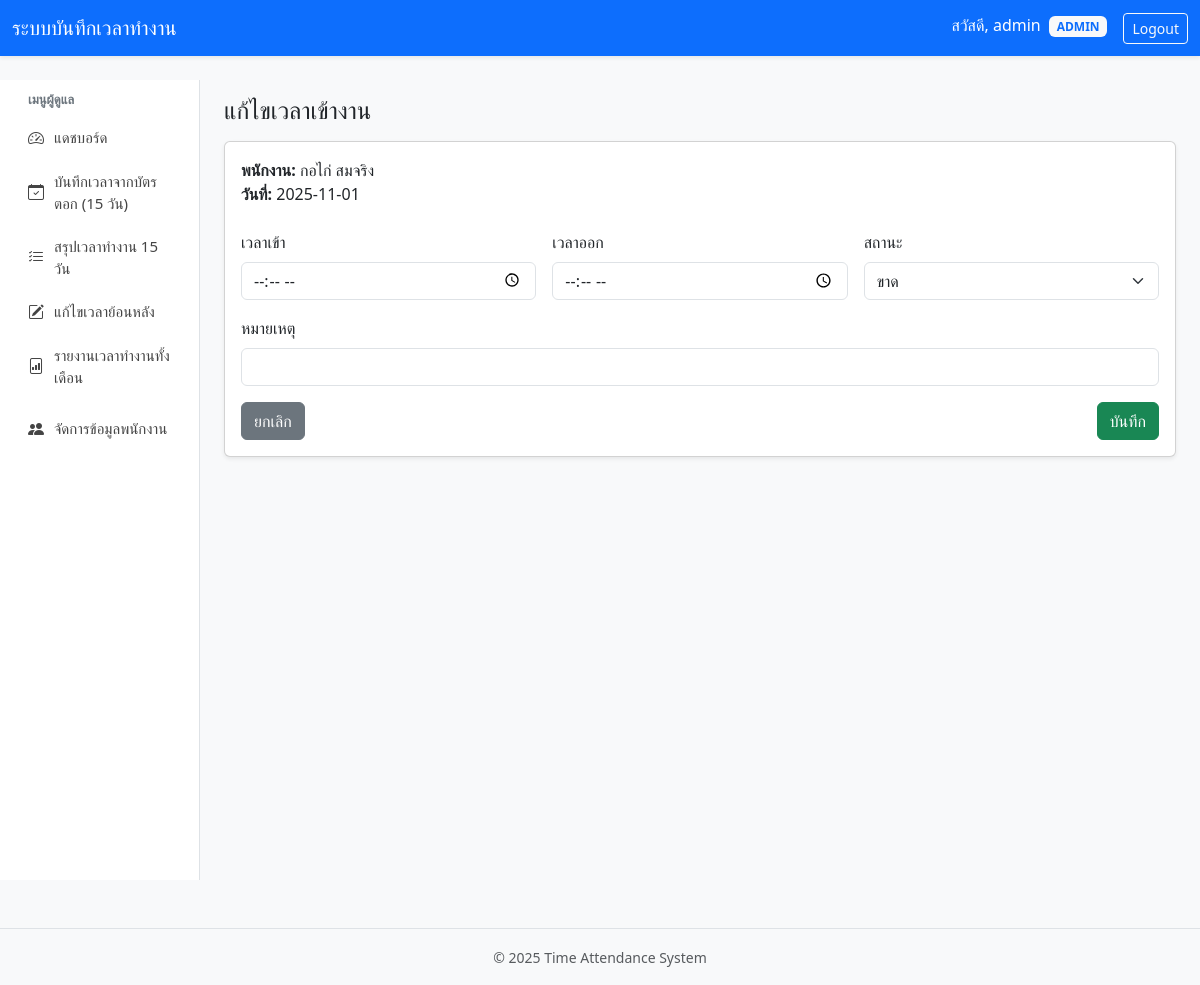
Page /admin/time/admin_time_edit_form.php?id=1 (signed in) on the committed database.
### tables this page shows
CREATE TABLE `time_record` (
  `id_time_record` int(11) NOT NULL,
  `employee_id` int(11) NOT NULL,
  `work_date` date NOT NULL,
  `status` varchar(20) DEFAULT NULL,
  `source` varchar(50) DEFAULT NULL,
  `created_by` int(11) DEFAULT NULL,
  `updated_by` int(11) DEFAULT NULL,
  `check_in_time` time DEFAULT NULL,
  `check_out_time` time DEFAULT NULL,
  `remark` text DEFAULT NULL
);

CREATE TABLE `employee` (
  `id_employee` int(11) NOT NULL,
  `firstname` varchar(100) NOT NULL,
  `lastname` varchar(100) NOT NULL,
  `department_id` int(11) NOT NULL,
  `position` varchar(100) DEFAULT NULL,
  `start_date` date DEFAULT NULL,
  `status` varchar(20) DEFAULT 'active',
  `gender` enum('male','female','other') DEFAULT NULL,
  `prefix` varchar(50) DEFAULT NULL
);

### admin/time/admin_time_edit_form.php (the view, shortened to what this page needs)
<?php
require_once '../../config/database.php';
$id = (int)($_GET['id'] ?? 0);
$stmt = $pdo->prepare("
    SELECT tr.*, e.firstname, e.lastname
    FROM time_record tr
    JOIN employee e ON tr.employee_id = e.id_employee
    WHERE tr.id_time_record = :id
");
$stmt->execute(['id' => $id]);
$rec = $stmt->fetch(PDO::FETCH_ASSOC);
include '../../partials/header.php';
?>
<div class="container-fluid">
    <div class="row">
        <?php include '../../partials/sidebar.php'; ?>
        <main class="col-md-9 ms-sm-auto col-lg-10 px-4 py-3">
            <div class="d-flex justify-content-between align-items-center mb-3">
                <h1 class="h4 mb-0">แก้ไขเวลาเข้างาน</h1>
            </div>
            <div class="card shadow-sm">
                <div class="card-body">
                    <p class="mb-4">
                        <strong>พนักงาน:</strong>
                        <?php echo htmlspecialchars($rec['firstname'].' '.$rec['lastname']); ?><br>
                        <strong>วันที่:</strong>
                        <?php echo htmlspecialchars($rec['work_date']); ?>
                    </p>
                    <form method="post" class="row g-3">
                        <div class="col-md-4">
                            <label class="form-label">เวลาเข้า</label>
                            <input type="time"
                                   name="check_in_time"
                                   class="form-control"
                                   value="<?php echo htmlspecialchars($rec['check_in_time']); ?>">
                        </div>
                        <div class="col-md-4">
                            <label class="form-label">เวลาออก</label>
                            <input type="time"
                                   name="check_out_time"
                                   class="form-control"
                                   value="<?php echo htmlspecialchars($rec['check_out_time']); ?>">
                        </div>
                        <div class="col-md-4">
                            <label class="form-label">สถานะ</label>
                            <select name="status" class="form-select">
                                <?php
                                $status = $rec['status'];
                                $options = [
                                    '' => '- เลือก -',
                                    'present' => 'มาปกติ',
                                    'late' => 'มาสาย',
                                    'absent' => 'ขาด',
                                    'sick_leave' => 'ลาป่วย',
                                    'personal_leave' => 'ลากิจ',
                                ];
                                foreach ($options as $val => $label) {
                                    echo '<option value="'.$val.'" '.($status==$val?'selected':'').'>'.$label.'</option>';
                                }
                                ?>
                            </select>
                        </div>
                        <div class="col-12">
                            <label class="form-label">หมายเหตุ</label>
                            <input type="text"
                                   name="remark"
                                   class="form-control"
                                   value="<?php echo htmlspecialchars($rec['remark']); ?>">
                        </div>
                        <div class="col-12 d-flex justify-content-between">
                            <a href="admin_time_edit.php" class="btn btn-secondary">ยกเลิก</a>
                            <button class="btn btn-success">บันทึก</button>
                        </div>
                    </form>
                </div>
            </div>
        </main>
    </div>
</div>
<?php include '../../partials/footer.php'; ?>

### partials/header.php (style rules this page uses)
body { background: #f5f7fa; }

### rows in the picture
time_record: employee.lastname "กอไก่ สมจริง", work_date "2025-11-01", status "ขาด"

### other values in the picture
$currentUser['username'] "admin"
$currentUser['role'] "ADMIN"
